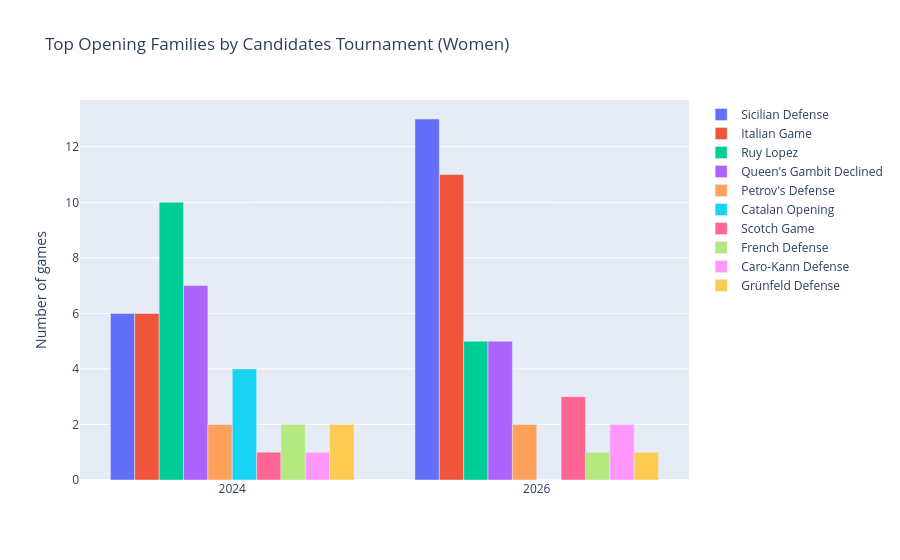

The code cell stored with this chart in its notebook:
### Markdown cell above
## Women's Section

### Code cell
ct_women = opening_chart(df_women, "Top Opening Families by Candidates Tournament (Women)")
opening_table(ct_women)

### Figure 1 — Plotly figure (JSON) as saved in the notebook; plotly's stock layout.template omitted (floating-point values rounded to 4 significant figures)
{"data": [{"alignmentgroup": "True", "hovertemplate": "=%{x}<br>Number of games=%{y}<extra></extra>", "legendgroup": "Sicilian Defense", "marker": {"color": "#636efa", "pattern": {"shape": ""}}, "name": "Sicilian Defense", "offsetgroup": "Sicilian Defense", "orientation": "v", "showlegend": true, "textposition": "auto", "type": "bar", "x": ["2024", "2026"], "xaxis": "x", "y": [6, 13], "yaxis": "y"}, {"alignmentgroup": "True", "hovertemplate": "=%{x}<br>Number of games=%{y}<extra></extra>", "legendgroup": "Italian Game", "marker": {"color": "#EF553B", "pattern": {"shape": ""}}, "name": "Italian Game", "offsetgroup": "Italian Game", "orientation": "v", "showlegend": true, "textposition": "auto", "type": "bar", "x": ["2024", "2026"], "xaxis": "x", "y": [6, 11], "yaxis": "y"}, {"alignmentgroup": "True", "hovertemplate": "=%{x}<br>Number of games=%{y}<extra></extra>", "legendgroup": "Ruy Lopez", "marker": {"color": "#00cc96", "pattern": {"shape": ""}}, "name": "Ruy Lopez", "offsetgroup": "Ruy Lopez", "orientation": "v", "showlegend": true, "textposition": "auto", "type": "bar", "x": ["2024", "2026"], "xaxis": "x", "y": [10, 5], "yaxis": "y"}, {"alignmentgroup": "True", "hovertemplate": "=%{x}<br>Number of games=%{y}<extra></extra>", "legendgroup": "Queen's Gambit Declined", "marker": {"color": "#ab63fa", "pattern": {"shape": ""}}, "name": "Queen's Gambit Declined", "offsetgroup": "Queen's Gambit Declined", "orientation": "v", "showlegend": true, "textposition": "auto", "type": "bar", "x": ["2024", "2026"], "xaxis": "x", "y": [7, 5], "yaxis": "y"}, {"alignmentgroup": "True", "hovertemplate": "=%{x}<br>Number of games=%{y}<extra></extra>", "legendgroup": "Petrov's Defense", "marker": {"color": "#FFA15A", "pattern": {"shape": ""}}, "name": "Petrov's Defense", "offsetgroup": "Petrov's Defense", "orientation": "v", "showlegend": true, "textposition": "auto", "type": "bar", "x": ["2024", "2026"], "xaxis": "x", "y": [2, 2], "yaxis": "y"}, {"alignmentgroup": "True", "hovertemplate": "=%{x}<br>Number of games=%{y}<extra></extra>", "legendgroup": "Catalan Opening", "marker": {"color": "#19d3f3", "pattern": {"shape": ""}}, "name": "Catalan Opening", "offsetgroup": "Catalan Opening", "orientation": "v", "showlegend": true, "textposition": "auto", "type": "bar", "x": ["2024", "2026"], "xaxis": "x", "y": [4, 0], "yaxis": "y"}, {"alignmentgroup": "True", "hovertemplate": "=%{x}<br>Number of games=%{y}<extra></extra>", "legendgroup": "Scotch Game", "marker": {"color": "#FF6692", "pattern": {"shape": ""}}, "name": "Scotch Game", "offsetgroup": "Scotch Game", "orientation": "v", "showlegend": true, "textposition": "auto", "type": "bar", "x": ["2024", "2026"], "xaxis": "x", "y": [1, 3], "yaxis": "y"}, {"alignmentgroup": "True", "hovertemplate": "=%{x}<br>Number of games=%{y}<extra></extra>", "legendgroup": "French Defense", "marker": {"color": "#B6E880", "pattern": {"shape": ""}}, "name": "French Defense", "offsetgroup": "French Defense", "orientation": "v", "showlegend": true, "textposition": "auto", "type": "bar", "x": ["2024", "2026"], "xaxis": "x", "y": [2, 1], "yaxis": "y"}, {"alignmentgroup": "True", "hovertemplate": "=%{x}<br>Number of games=%{y}<extra></extra>", "legendgroup": "Caro-Kann Defense", "marker": {"color": "#FF97FF", "pattern": {"shape": ""}}, "name": "Caro-Kann Defense", "offsetgroup": "Caro-Kann Defense", "orientation": "v", "showlegend": true, "textposition": "auto", "type": "bar", "x": ["2024", "2026"], "xaxis": "x", "y": [1, 2], "yaxis": "y"}, {"alignmentgroup": "True", "hovertemplate": "=%{x}<br>Number of games=%{y}<extra></extra>", "legendgroup": "Grünfeld Defense", "marker": {"color": "#FECB52", "pattern": {"shape": ""}}, "name": "Grünfeld Defense", "offsetgroup": "Grünfeld Defense", "orientation": "v", "showlegend": true, "textposition": "auto", "type": "bar", "x": ["2024", "2026"], "xaxis": "x", "y": [2, 1], "yaxis": "y"}], "layout": {"barmode": "group", "legend": {"title": {"text": ""}, "tracegroupgap": 0}, "title": {"text": "Top Opening Families by Candidates Tournament (Women)"}, "xaxis": {"anchor": "y", "domain": [0.0, 1.0], "title": {"text": ""}}, "yaxis": {"anchor": "x", "domain": [0.0, 1.0], "title": {"text": "Number of games"}}}}
